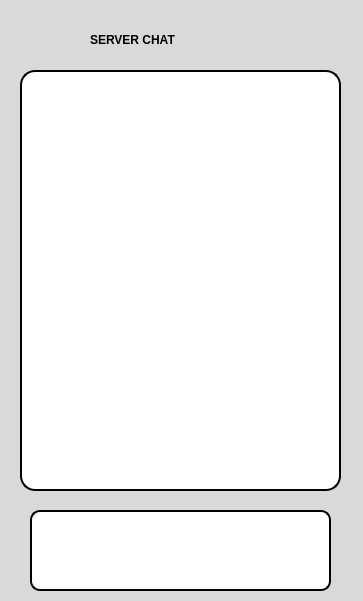
<?xml version="1.0" encoding="UTF-8"?>
<ui version="4.0">
 <class>chat</class>
 <widget class="QDialog" name="chat">
  <property name="geometry">
   <rect>
    <x>0</x>
    <y>0</y>
    <width>363</width>
    <height>601</height>
   </rect>
  </property>
  <property name="windowTitle">
   <string>Dialog</string>
  </property>
  <property name="styleSheet">
   <string notr="true">background-color:rgb(217,217,217);</string>
  </property>
  <widget class="QTextBrowser" name="textBrowser">
   <property name="geometry">
    <rect>
     <x>20</x>
     <y>70</y>
     <width>321</width>
     <height>421</height>
    </rect>
   </property>
   <property name="styleSheet">
    <string notr="true">background-color:#fff; border:2px solid #000;  border-radius:15px;</string>
   </property>
  </widget>
  <widget class="QLineEdit" name="lineEdit">
   <property name="geometry">
    <rect>
     <x>30</x>
     <y>510</y>
     <width>301</width>
     <height>81</height>
    </rect>
   </property>
   <property name="styleSheet">
    <string notr="true">background-color:#fff; border:2px solid #000;  border-radius:10px;</string>
   </property>
  </widget>
  <widget class="QPushButton" name="pushButton_2">
   <property name="geometry">
    <rect>
     <x>150</x>
     <y>520</y>
     <width>91</width>
     <height>61</height>
    </rect>
   </property>
   <property name="styleSheet">
    <string notr="true">background-color:#fff; border:2px solid #000;  border-radius:10px;
font-weight:800;</string>
   </property>
   <property name="text">
    <string>전송</string>
   </property>
  </widget>
  <widget class="QLabel" name="label">
   <property name="geometry">
    <rect>
     <x>90</x>
     <y>30</y>
     <width>181</width>
     <height>20</height>
    </rect>
   </property>
   <property name="styleSheet">
    <string notr="true">font-weight:600;
font: 57 italic 17pt &quot;Ubuntu&quot;;
font:bold;</string>
   </property>
   <property name="text">
    <string>SERVER CHAT</string>
   </property>
  </widget>
  <zorder>pushButton_2</zorder>
  <zorder>textBrowser</zorder>
  <zorder>lineEdit</zorder>
  <zorder>label</zorder>
 </widget>
 <tabstops>
  <tabstop>lineEdit</tabstop>
  <tabstop>textBrowser</tabstop>
 </tabstops>
 <resources/>
 <connections/>
</ui>
